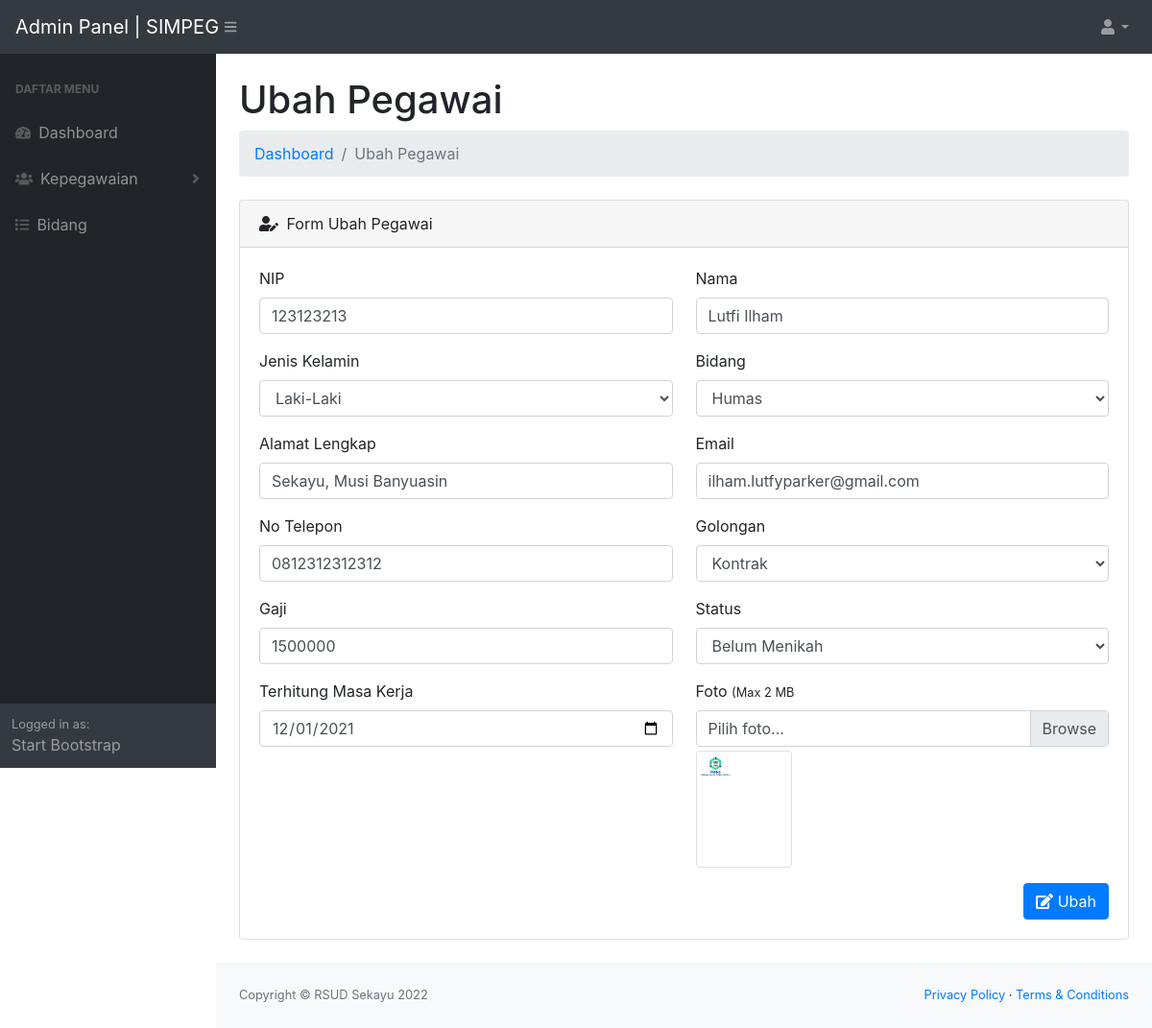
The page /admin/ubah-pegawai.php?id_pegawai=4 on the database its author committed.
### tables this page shows
CREATE TABLE `pegawai` (
  `id_pegawai` int(11) NOT NULL,
  `id_bidang` int(11) NOT NULL,
  `nip` int(11) NOT NULL,
  `nama` varchar(150) NOT NULL,
  `jk` varchar(15) NOT NULL,
  `alamat` text NOT NULL,
  `email` varchar(50) NOT NULL,
  `no_telepon` varchar(25) NOT NULL,
  `golongan` varchar(20) NOT NULL,
  `gaji` varchar(50) NOT NULL,
  `status` varchar(15) NOT NULL,
  `tmk` date NOT NULL COMMENT 'terhitung masa kerja (tmk)',
  `foto` varchar(150) NOT NULL,
  `id_user` int(11) DEFAULT NULL,
  `tanggal` datetime NOT NULL DEFAULT current_timestamp()
);

### admin/config/controller.php (called while the page is built, shortened)
<?php
function query($query)
{
    global $db;
    $result = mysqli_query($db, $query);
    $rows = [];
    while ($row = mysqli_fetch_assoc($result)) {
        $rows[] = $row;
    }
    return $rows;
}

### admin/ubah-pegawai.php (the view, shortened to what this page needs)
<?php
include 'layout/header.php';
$id_pegawai = (int)$_GET['id_pegawai'];
$pegawai = query("SELECT * FROM pegawai WHERE id_pegawai = '$id_pegawai'")[0];
$bidang = query("SELECT * FROM bidang ORDER BY id_bidang DESC");
?>
<div id="layoutSidenav_content">
<main>
    <div class="container-fluid">
        <h1 class="mt-4"> Ubah Pegawai</h1>
        <ol class="breadcrumb mb-4">
            <li class="breadcrumb-item"><a href="index.php">Dashboard</a></li>
            <li class="breadcrumb-item active">Ubah Pegawai</li>
        </ol>
        <div class="card mb-4">
            <div class="card-header">
                <i class="fas fa-user-edit mr-1"></i>
                Form Ubah Pegawai
            </div>
            <div class="card-body">
               <form action="" method="POST" enctype="multipart/form-data">
	               	 <div class="row">
	                	<div class="form-group col-sm-6">
	                		<label for="nip">NIP</label>
	                		<input type="number" name="nip" id="nip" class="form-control" required minlength="8" value="<?= $pegawai['nip']; ?>">
	                	</div>
	                	<div class="form-group col-sm-6">
	                		<label for="nama">Nama</label>
	                		<input type="text" name="nama" id="nama" class="form-control" required minlength="3" value="<?= $pegawai['nama']; ?>">
	                	</div>
	                </div>
	                <div class="row">
	                	<div class="form-group col-sm-6">
	                		<label for="jk">Jenis Kelamin</label>
	                		<select name="jk" id="jk" class="form-control" required>
	                			<?php $jk = $pegawai['jk']; ?>
	                			<option value="Laki-Laki" <?= $jk == 'Laki-Laki' ? 'selected' : null ?>>Laki-Laki</option>
	                		</select>
	                	</div>
	                	<div class="form-group col-sm-6">
	                		<label for="id_bidang">Bidang</label>
	                		<select name="id_bidang" id="id_bidang" class="form-control">
	                			<?php foreach ($bidang as $option) : ?>
	                				<?php if ($pegawai['id_bidang'] == $option['id_bidang']) : ?>
	                					<option value="<?= $option['id_bidang'] ?>" selected><?= $option['nama_bidang'] ?></option>
	                				<?php else : ?>
	                					<option value="<?= $option['id_bidang'] ?>"><?= $option['nama_bidang'] ?></option>
	                				<?php endif; ?>
	                			<?php endforeach; ?>
	                		</select>
	                	</div>
	                </div>
	                <div class="row">
	                	<div class="form-group col-sm-6">
	                		<label for="alamat">Alamat Lengkap</label>
	                		<input type="text" name="alamat" id="alamat" class="form-control" required minlength="3" value="<?= $pegawai['alamat']; ?>">
	                	</div>
	                	<div class="form-group col-sm-6">
	                		<label for="email">Email</label>
	                		<input type="email" name="email" id="email" class="form-control" required minlength="8" value="<?= $pegawai['email']; ?>">
	                	</div>
	                </div>
	                <div class="row">
	                	<div class="form-group col-sm-6">
	                		<label for="no_telepon">No Telepon</label>
	                		<input type="number" name="no_telepon" id="no_telepon" class="form-control" required minlength="8" value="<?= $pegawai['no_telepon']; ?>">
	                	</div>
	                	<div class="form-group col-sm-6">
	                		<label for="golongan">Golongan</label>
	                		<select name="golongan" id="golongan" class="form-control" required>
	                			<?php $golongan = $pegawai['golongan']; ?>
	                			<option value="Kontrak" <?= $golongan == 'Kontrak' ? 'selected' : null ?>>Kontrak</option>
	                		</select>
	                	</div>
	                </div>
	                <div class="row">
	                	<div class="form-group col-sm-6">
	                		<label for="gaji">Gaji</label>
	                		<input type="number" name="gaji" id="gaji" class="form-control" required minlength="6" value="<?= $pegawai['gaji']; ?>">
	                	</div>
	                	<div class="form-group col-sm-6">
	                		<label for="status">Status</label>
	                		<select name="status" id="status" class="form-control" required>
	                			<?php $status = $pegawai['status']; ?>
	                			<option value="Belum Menikah" <?= $status == 'Belum Menikah' ? 'selected' : null?>>Belum Menikah</option>
	                		</select>
	                	</div>
	                </div>
	                <div class="row">
	                	<div class="form-group col-sm-6">
	                		<label for="tmk">Terhitung Masa Kerja</label>
	                		<input type="date" name="tmk" id="tmk" class="form-control" required minlength="6" value="<?= $pegawai['tmk']; ?>">
	                	</div>
	                	<div class="form-group col-sm-6">
	                		<label for="foto">Foto <small>(Max 2 MB</small></label><br>
                            <div class="custom-file">
                                <label class="custom-file-label" for="foto">Pilih foto...</label>
                            </div>
                            <div class="mt-1">
                                <img src="assets/img/<?= $pegawai['foto']; ?>" alt="" class="img-thumbnail img-preview" width="100px">
                            </div>
	                	</div>
	                </div>
					<div class="float-right">
	                	<button type="submit" name="ubah" class="btn btn-primary"><i class="fas fa-edit"></i> Ubah</button>
					</div>
               </form>
            </div>
        </div>
    </div>
</main>
<?php include 'layout/footer.php'; ?>

### rows shown on the page
pegawai: nip "123123213", nama "Lutfi Ilham", jk "Laki-Laki", alamat "Sekayu, Musi Banyuasin", email "ilham.lutfyparker@gmail.com", no_telepon "0812312312312", golongan "Kontrak", gaji "1500000", status "Belum Menikah", tmk "12/01/2021", foto (picture)

### other values the page prints
form field id_bidang "Humas"
